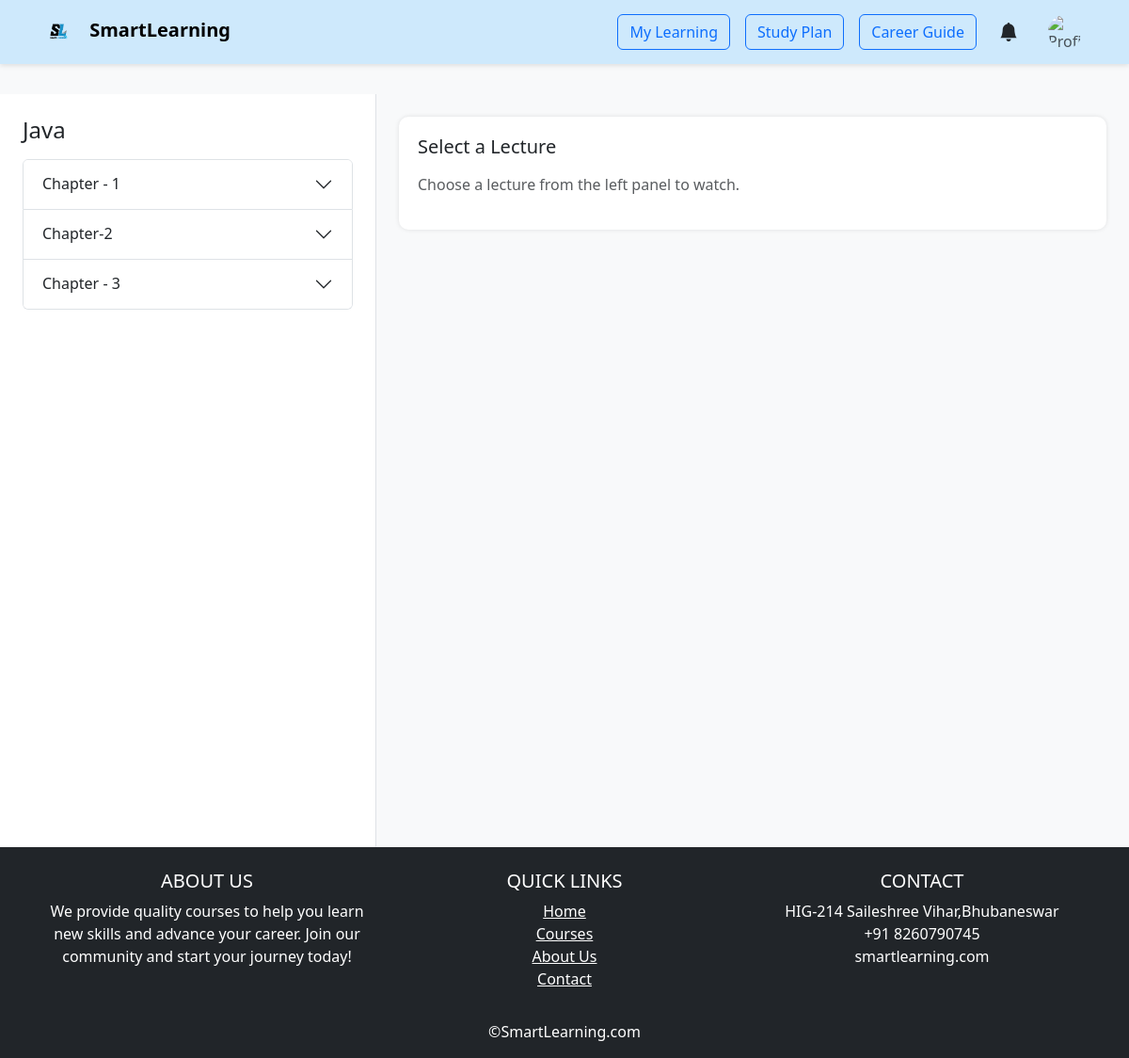
The app's page /watch-course.php?course_id=11 (signed in) with its own data.
### tables this page shows
CREATE TABLE `courses` (
  `id` int(11) NOT NULL,
  `educator_id` int(11) DEFAULT NULL,
  `title` varchar(255) DEFAULT NULL,
  `description` text DEFAULT NULL,
  `topics` text NOT NULL,
  `category` varchar(200) NOT NULL,
  `level` varchar(200) NOT NULL,
  `thumbnail` varchar(200) NOT NULL,
  `price` int(11) DEFAULT NULL,
  `discount` int(11) DEFAULT NULL,
  `tags` varchar(200) NOT NULL,
  `created_at` timestamp NOT NULL DEFAULT current_timestamp()
);

CREATE TABLE `chapters` (
  `id` int(11) NOT NULL,
  `course_id` int(11) DEFAULT NULL,
  `chapter_name` varchar(255) DEFAULT NULL,
  `created_at` timestamp NOT NULL DEFAULT current_timestamp()
);

### watch-course.php (the view, shortened to what this page needs)
<?php
include_once 'student_navbar.php';
require_once 'db_connect.php';
$courseId = $_GET['course_id'] ?? 0;
$courseStmt = $conn->prepare("
    SELECT c.title AS title, u.name AS educator_name
    FROM courses c
    JOIN users u ON c.educator_id = u.id
    WHERE c.id = ?
");
$courseStmt->bind_param('i', $courseId);
$courseStmt->execute();
$course = $courseStmt->get_result()->fetch_assoc();
$chapterQuery = $conn->prepare("SELECT id, chapter_name FROM chapters WHERE course_id = ?");
$chapterQuery->bind_param('i', $courseId);
$chapterQuery->execute();
$chapters = $chapterQuery->get_result();
$selectedLecture = null;
?>
<!DOCTYPE html>
<html lang="en">
<head>
    <link href="https://cdn.jsdelivr.net/npm/bootstrap@5.3.3/dist/css/bootstrap.min.css" rel="stylesheet">
</head>
<body>
<div class="container-fluid">
    <div class="row min-vh-100">
        <div class="col-md-4 p-4 bg-white border-end">
            <h4 class="mb-3"><?= htmlspecialchars($course['title']) ?></h4>
            <div class="accordion" id="chapterAccordion">
                <?php
                $chapterIndex = 0;
                while ($chapter = $chapters->fetch_assoc()):
                    $chapterIndex++;
                ?>
                <div class="accordion-item">
                    <h2 class="accordion-header" id="heading<?= $chapterIndex ?>">
                        <button class="accordion-button collapsed" type="button" data-bs-toggle="collapse"
                            data-bs-target="#collapse<?= $chapterIndex ?>" aria-expanded="false"
                            aria-controls="collapse<?= $chapterIndex ?>">
                            <?= htmlspecialchars($chapter['chapter_name']) ?>
                        </button>
                    </h2>
                </div>
                <?php endwhile; ?>
            </div>
        </div>
        <div class="col-md-8 p-4">
            <div class="video-container">
                <h5 id="video-title"><?= $selectedLecture ? htmlspecialchars($selectedLecture['title']) : "Select a Lecture" ?></h5>
                <?php if (!$selectedLecture): ?>
                    <p class="text-muted mt-3">Choose a lecture from the left panel to watch.</p>
                <?php endif; ?>
            </div>
        </div>
    </div>
</div>
<?php include_once 'footer.php'; ?>
</body>
</html>

### watch-course.php (style rules this page uses)
body { background-color: #f8f9fa; }
.video-container { background: #fff; padding: 20px; border-radius: 10px; box-shadow: 0 0 5px rgba(0,0,0,0.1); }

### records on screen
courses: title "Java"
chapters: chapter_name "Chapter - 1"
chapters: chapter_name "Chapter-2"
chapters: chapter_name "Chapter - 3"
